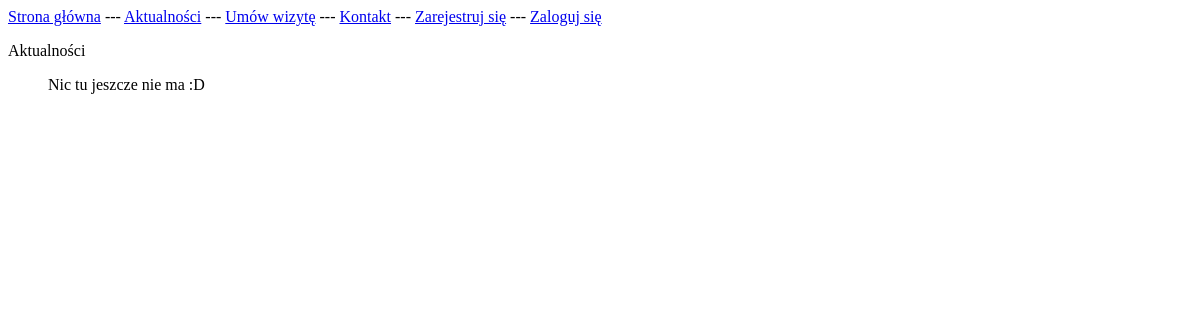
Before: /blog/ with the older database file.
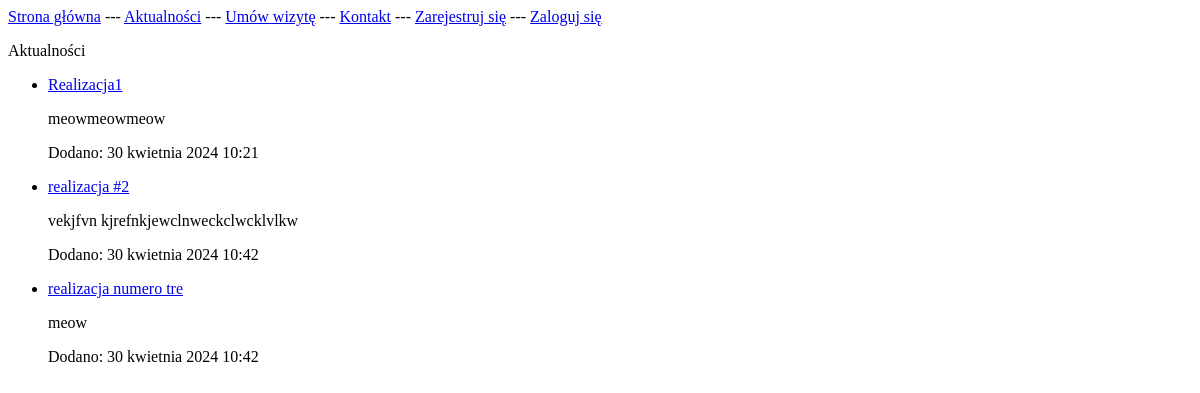
After: the same page with the newer database file.
### mainapp/models.py (models this page shows, shortened)
class Realization(models.Model):
    title = models.CharField(max_length=100, verbose_name="Tytuł")
    content = models.CharField(max_length=500, verbose_name="Opis")
    date = models.DateTimeField(auto_now_add=True, verbose_name="Data dodania")

### mainapp/views.py (the view)
# urls.py: 2. Add a URL to urlpatterns:  path('blog/', include('blog.urls'))
def blog(request):
    entries = Realization.objects.all()
    context = {'entries': entries}
    return render(request, 'mainapp/blog.html', context=context)

### mainapp/templates/mainapp/blog.html
{% extends 'mainapp/base.html' %}
{% block content %}
    <p>Aktualności</p>
    <ul>
        {% for entry in entries %}
            <li>
                <p><a href="/blog/{{ entry.id }}">{{ entry.title }}</a> </p>
                <p>{{ entry.content|linebreaks }}</p>
                <p>Dodano: {{ entry.date }}</p>
            </li>
        {% empty %}
            Nic tu jeszcze nie ma :D
        {% endfor %}
    </ul>
{% endblock content %}

### mainapp/templates/mainapp/base.html
<p>
    <a href="{% url 'budowlanka_project:index' %}">Strona główna</a> ---
    <a href="{% url 'budowlanka_project:blog' %}">Aktualności</a> ---
    <a href="{% url 'budowlanka_project:appointment' %}">Umów wizytę</a> ---
    <a href="{% url 'budowlanka_project:contact' %}">Kontakt</a> ---
    {% if user.is_authenticated %}
        Witaj, {{ user.username }}.
        <hr />
        <form action="{% url 'accounts:logout' %}" method='post'>
            {% csrf_token %}
            <button name="submit">Wyloguj się</button>
        </form>
    {% else %}
        <a href="{% url 'accounts:register' %}">Zarejestruj się</a> ---
        <a href="{% url 'accounts:login' %}">Zaloguj się</a>
    {% endif %}
</p>
{% block content %}{% endblock content %}

Changed rows visible on the page:
added Realization: title "Realizacja1", content "meowmeowmeow", date "30 kwietnia 2024 10:21"
added Realization: title "realizacja #2", content "vekjfvn kjrefnkjewclnweckclwcklvlkw", date "30 kwietnia 2024 10:42"
added Realization: title "realizacja numero tre", content "meow", date "30 kwietnia 2024 10:42"
Other visible differences:
text no longer shown: "Nic tu jeszcze nie ma :D"
